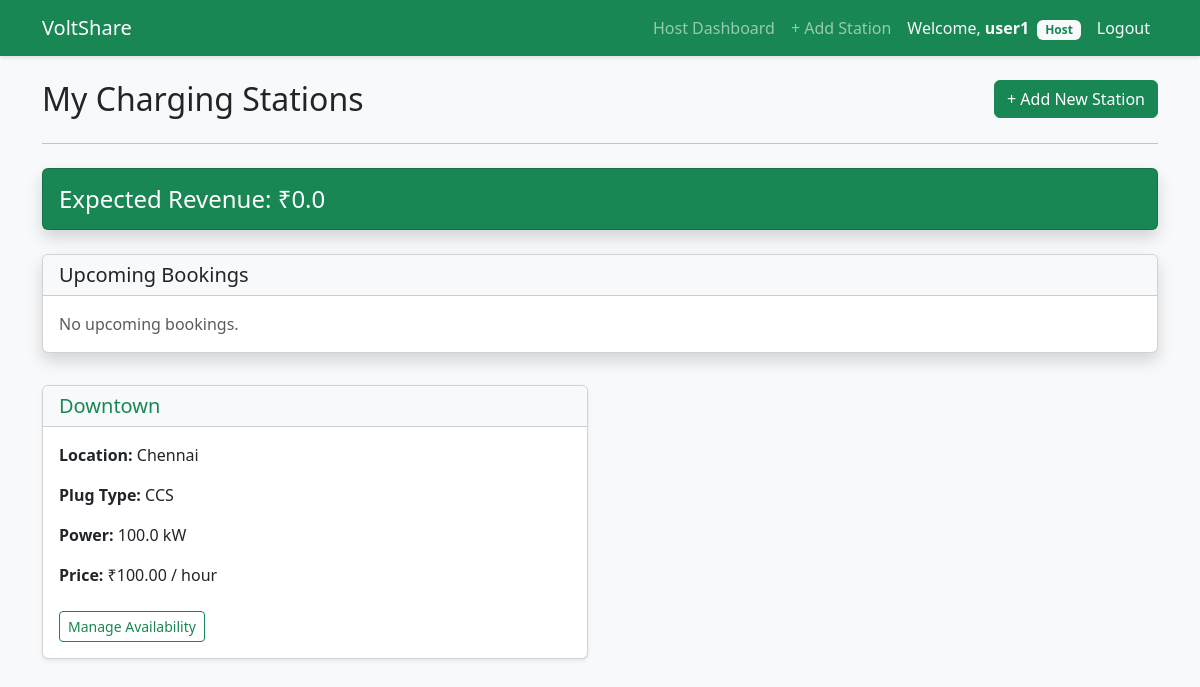
Screenshot of /host/dashboard/ (signed in) with the database file from the repository.
### charging/models.py (models this page shows, shortened)
class UserProfile(models.Model):
    ROLE_CHOICES = (
        ('Host', 'Host (Charger Owner)'),
        ('Driver', 'Driver'),
        ('Admin', 'Admin (Platform Manager)'),
    )
    user = models.OneToOneField(User, on_delete=models.CASCADE)
    role = models.CharField(max_length=10, choices=ROLE_CHOICES, default='Driver')

class ChargingStation(models.Model):
    PLUG_CHOICES = (
        ('Type 1', 'Type 1'),
        ('Type 2', 'Type 2'),
        ('CCS', 'CCS'),
        ('CHAdeMO', 'CHAdeMO'),
    )
    host = models.ForeignKey(User, on_delete=models.CASCADE, related_name='charging_stations')
    station_name = models.CharField(max_length=100)
    location = models.CharField(max_length=255)
    plug_type = models.CharField(max_length=20, choices=PLUG_CHOICES)
    power_output = models.DecimalField(max_digits=5, decimal_places=1, help_text="Power in kW")
    price_per_hour = models.DecimalField(max_digits=6, decimal_places=2, help_text="Price in ₹")

### charging/views.py (the view)
# urls.py: path('host/dashboard/', views.host_dashboard, name='host_dashboard'),
@login_required
def host_dashboard(request):
    if hasattr(request.user, 'userprofile') and request.user.userprofile.role == 'Host':
        stations = request.user.charging_stations.all()
        from .models import Booking
        from datetime import date
        from django.db.models import Sum
        upcoming_bookings = Booking.objects.filter(
            charging_station__host=request.user,
            availability_slot__date__gte=date.today(),
            status='Confirmed'
        ).order_by('availability_slot__date', 'availability_slot__start_time')
        expected_revenue = upcoming_bookings.aggregate(Sum('total_cost'))['total_cost__sum'] or 0.00
        return render(request, 'host_dashboard.html', {
            'stations': stations,
            'upcoming_bookings': upcoming_bookings,
            'expected_revenue': expected_revenue
        })
    else:
        messages.error(request, 'Unauthorized access. Only Hosts can view this page.')
        return redirect('home')

### templates/host_dashboard.html (shortened to what this page needs)
{% extends "base.html" %}
{% block content %}
<div class="row">
    <div class="col-md-8">
        <h2>My Charging Stations</h2>
    </div>
    <div class="col-md-4 text-end">
        <a href="{% url 'add_station' %}" class="btn btn-success">+ Add New Station</a>
    </div>
</div>
<hr>
<div class="row mt-4">
    <div class="col-md-12 mb-4">
        <div class="card shadow bg-success text-white">
            <div class="card-body">
                <h4 class="mb-0">Expected Revenue: ₹{{ expected_revenue }}</h4>
            </div>
        </div>
    </div>
</div>
<div class="row">
    <div class="col-md-12 mb-4">
        <div class="card shadow">
            <div class="card-header bg-light">
                <h5 class="mb-0">Upcoming Bookings</h5>
            </div>
            <div class="card-body p-0">
                {% if upcoming_bookings %}
                <div class="table-responsive">
                    <table class="table table-hover mb-0">
                        <thead class="table-light">
                            <tr>
                                <th>Driver</th>
                                <th>Station</th>
                                <th>Date & Time</th>
                                <th>Revenue</th>
                            </tr>
                        </thead>
                        <tbody>
                            {% for booking in upcoming_bookings %}
                            <tr>
                                <td>{{ booking.driver.username }}</td>
                                <td>{{ booking.charging_station.station_name }}</td>
                                <td>{{ booking.availability_slot.date }} ({{ booking.availability_slot.start_time }} - {{ booking.availability_slot.end_time }})</td>
                                <td class="text-success fw-bold">+₹{{ booking.total_cost }}</td>
                            </tr>
                            {% endfor %}
                        </tbody>
                    </table>
                </div>
                {% else %}
                <div class="p-3 text-muted">No upcoming bookings.</div>
                {% endif %}
            </div>
        </div>
    </div>
</div>
<div class="row mt-2">
    {% if stations %}
        {% for station in stations %}
        <div class="col-md-6 mb-4">
            <div class="card shadow-sm">
                <div class="card-header bg-light">
                    <h5 class="mb-0 text-success">{{ station.station_name }}</h5>
                </div>
                <div class="card-body">
                    <p><strong>Location:</strong> {{ station.location }}</p>
                    <p><strong>Plug Type:</strong> {{ station.plug_type }}</p>
                    <p><strong>Power:</strong> {{ station.power_output }} kW</p>
                    <p><strong>Price:</strong> ₹{{ station.price_per_hour }} / hour</p>
                    <a href="{% url 'manage_availability' station.id %}" class="btn btn-sm btn-outline-success mt-2">Manage Availability</a>
                </div>
            </div>
        </div>
        {% endfor %}
    {% else %}
        <div class="col-md-12">
            <div class="alert alert-info">
                You haven't added any charging stations yet. Click the "Add New Station" button to get started!
            </div>
        </div>
    {% endif %}
</div>
{% endblock %}

### templates/base.html (shortened to what this page needs)
<!DOCTYPE html>
<html lang="en">
<head>
    <link href="https://cdn.jsdelivr.net/npm/bootstrap@5.3.0/dist/css/bootstrap.min.css" rel="stylesheet">
    {% load static %}
    <link rel="stylesheet" href="{% static 'css/style.css' %}">
</head>
<body>
    <nav class="navbar navbar-expand-lg navbar-dark bg-success">
        <div class="container">
            <a class="navbar-brand" href="{% url 'home' %}">VoltShare</a>
            <div class="collapse navbar-collapse" id="navbarNav">
                <ul class="navbar-nav ms-auto">
                    {% if user.is_authenticated %}
                        {% if user.is_staff or user.is_superuser or user.userprofile.role == 'Admin' %}
                            <li class="nav-item">
                                <a class="nav-link" href="{% url 'admin_dashboard' %}">Admin Dashboard</a>
                            </li>
                        {% elif user.userprofile.role == 'Host' %}
                            <li class="nav-item">
                                <a class="nav-link" href="{% url 'host_dashboard' %}">Host Dashboard</a>
                            </li>
                            <li class="nav-item">
                                <a class="nav-link" href="{% url 'add_station' %}">+ Add Station</a>
                            </li>
                        {% elif user.userprofile.role == 'Driver' %}
                            <li class="nav-item">
                                <a class="nav-link" href="{% url 'driver_dashboard' %}">My Bookings</a>
                            </li>
                        {% endif %}
                        <li class="nav-item">
                            <span class="nav-link text-light">Welcome, <strong>{{ user.username }}</strong> <span class="badge bg-light text-success ms-1">{{ user.userprofile.role }}</span></span>
                        </li>
                        <li class="nav-item">
                            <form action="{% url 'logout' %}" method="post" class="d-inline">
                                <button type="submit" class="btn nav-link text-light" style="border: none; background: none;">Logout</button>
                            </form>
                        </li>
                    {% endif %}
                </ul>
            </div>
        </div>
    </nav>
    <div class="container mt-4">
        {% block content %}
        {% endblock content %}
    </div>
</body>
</html>

### static/css/style.css (style rules this page uses)
body { background-color: #f8f9fa; font-family: 'Segoe UI', Tahoma, Geneva, Verdana, sans-serif; }
.navbar { box-shadow: 0 2px 4px rgba(0,0,0,.1); }
.card { transition: transform 0.2s; }

### rows the page displays
ChargingStation: station_name "Downtown", location "Chennai", plug_type "CCS", power_output "100.0", price_per_hour "100.00"

### other values shown
{{ user.username }} "user1"
{{ user.userprofile.role }} "Host"
{{ expected_revenue }} "0.0"
